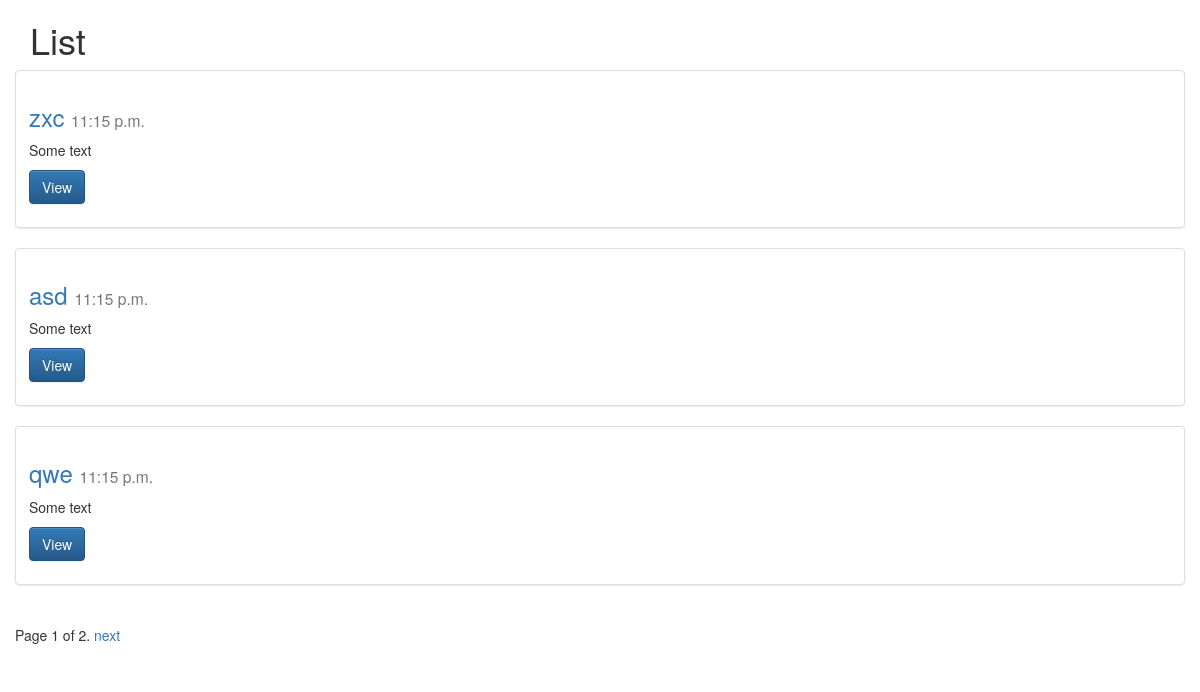
/posts/, run on the app's committed database.
### MyBlog/posts/models.py (models this page shows, shortened)
class Post(models.Model):
    title = models.CharField(max_length=120)
    content = models.TextField()
    updated = models.TimeField(auto_now=True, auto_now_add=False)
    timestamp = models.TimeField(auto_now=False, auto_now_add=True)
    def get_absolute_url(self):
        return reverse('posts:detail', kwargs={'id': self.id})
    class Meta:
        ordering = ['-timestamp', '-updated']

### MyBlog/posts/views.py (the view)
def post_list(request):
    queryset_list = Post.objects.all()
    paginator = Paginator(queryset_list, 3)
    page = request.GET.get('page')
    try:
        queryset = paginator.page(page)
    except PageNotAnInteger:
        queryset = paginator.page(1)
    except EmptyPage:
        queryset = paginator.page(paginator.num_pages)
    context = {
        'object_list': queryset,
        'title': 'List'
    }
    return render(request, 'post_list.html', context)

### templates/post_list.html (shortened to what this page needs)
{% extends 'base.html' %}
{% block content %}
    <h1>{{ title }}</h1>
    <div class="row">
        {% for obj in object_list %}
            <div class="row">
                <div class="col-sm-12">
                    <div class="thumbnail">
                        <div class="caption">
                            <h3><a href="{{ obj.get_absolute_url }}">{{ obj.title }}</a>
                                <small>{{ obj.timestamp }}</small>
                            </h3>
                            <p>{{ obj.content|linebreaks|truncatechars:240 }}</p>
                            <p><a href="{{ obj.get_absolute_url }}" class="btn btn-primary" role="button">View</a></p>
                        </div>
                    </div>
                </div>
            </div>
        {% endfor %}
        <div class="pagination">
            <span class="step-links">
                <span class="current">
                    Page {{ object_list.number }} of {{ object_list.paginator.num_pages }}.
                </span>
                {% if object_list.has_next %}
                    <a href="?page={{ object_list.next_page_number }}">next</a>
                {% endif %}
            </span>
        </div>
    </div>
{% endblock content %}

### templates/base.html (shortened to what this page needs)
{% load staticfiles %}
<!DOCTYPE html>
<html lang="en">
<head>
    <link rel="stylesheet" href="{% static 'css/base.css' %}"/>
    <link rel="stylesheet" href="https://maxcdn.bootstrapcdn.com/bootstrap/3.3.7/css/bootstrap.min.css"
>
    <link rel="stylesheet" href="https://maxcdn.bootstrapcdn.com/bootstrap/3.3.7/css/bootstrap-theme.min.css"
>
</head>
<body>
<div class="container">
    {% block content %}
    {% endblock content %}
</div>
</body>
</html>

### MyBlog/static/css/base.css (style rules this page uses)
h1 { color: #777777; }

### data on the page
Post: title "zxc", timestamp "11:15 p.m.", content "Some text"
Post: title "asd", timestamp "11:15 p.m.", content "Some text"
Post: title "qwe", timestamp "11:15 p.m.", content "Some text"

### other printed values
{{ title }} "List"
{{ object_list.number }} "1"
{{ object_list.paginator.num_pages }} "2"
